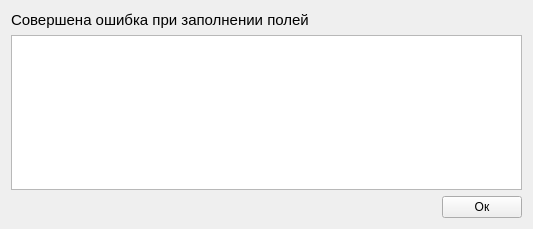
<?xml version="1.0" encoding="UTF-8"?>
<ui version="4.0">
 <class>Form</class>
 <widget class="QWidget" name="Form">
  <property name="geometry">
   <rect>
    <x>0</x>
    <y>0</y>
    <width>533</width>
    <height>229</height>
   </rect>
  </property>
  <property name="windowTitle">
   <string>Сообщение об ошибке</string>
  </property>
  <layout class="QVBoxLayout" name="verticalLayout">
   <item>
    <widget class="QLabel" name="label">
     <property name="font">
      <font>
       <pointsize>11</pointsize>
      </font>
     </property>
     <property name="text">
      <string>Совершена ошибка при заполнении полей</string>
     </property>
    </widget>
   </item>
   <item>
    <widget class="QTextBrowser" name="textBrowser_error">
     <property name="font">
      <font>
       <pointsize>10</pointsize>
      </font>
     </property>
     <property name="html">
      <string>&lt;!DOCTYPE HTML PUBLIC &quot;-//W3C//DTD HTML 4.0//EN&quot; &quot;http://www.w3.org/TR/REC-html40/strict.dtd&quot;&gt;
&lt;html&gt;&lt;head&gt;&lt;meta name=&quot;qrichtext&quot; content=&quot;1&quot; /&gt;&lt;style type=&quot;text/css&quot;&gt;
p, li { white-space: pre-wrap; }
&lt;/style&gt;&lt;/head&gt;&lt;body style=&quot; font-family:'MS Shell Dlg 2'; font-size:10pt; font-weight:400; font-style:normal;&quot;&gt;
&lt;p style=&quot;-qt-paragraph-type:empty; margin-top:0px; margin-bottom:0px; margin-left:0px; margin-right:0px; -qt-block-indent:0; text-indent:0px;&quot;&gt;&lt;br /&gt;&lt;/p&gt;&lt;/body&gt;&lt;/html&gt;</string>
     </property>
    </widget>
   </item>
   <item>
    <layout class="QHBoxLayout" name="horizontalLayout">
     <item>
      <spacer name="horizontalSpacer">
       <property name="orientation">
        <enum>Qt::Horizontal</enum>
       </property>
       <property name="sizeHint" stdset="0">
        <size>
         <width>40</width>
         <height>20</height>
        </size>
       </property>
      </spacer>
     </item>
     <item>
      <widget class="QPushButton" name="Button_ok">
       <property name="text">
        <string>Ок</string>
       </property>
      </widget>
     </item>
    </layout>
   </item>
  </layout>
 </widget>
 <resources/>
 <connections/>
</ui>
